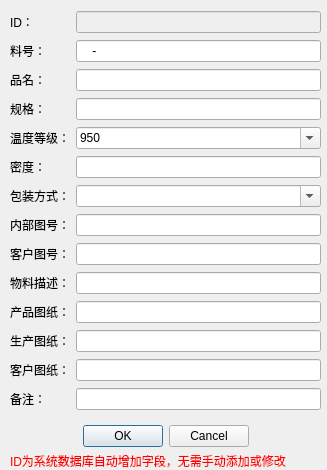
<?xml version="1.0" encoding="UTF-8"?>
<ui version="4.0">
 <class>Dialog</class>
 <widget class="QDialog" name="Dialog">
  <property name="geometry">
   <rect>
    <x>0</x>
    <y>0</y>
    <width>327</width>
    <height>470</height>
   </rect>
  </property>
  <property name="minimumSize">
   <size>
    <width>327</width>
    <height>334</height>
   </size>
  </property>
  <property name="maximumSize">
   <size>
    <width>327</width>
    <height>470</height>
   </size>
  </property>
  <property name="windowTitle">
   <string>图号编辑</string>
  </property>
  <widget class="QDialogButtonBox" name="buttonBox">
   <property name="geometry">
    <rect>
     <x>10</x>
     <y>420</y>
     <width>311</width>
     <height>32</height>
    </rect>
   </property>
   <property name="orientation">
    <enum>Qt::Horizontal</enum>
   </property>
   <property name="standardButtons">
    <set>QDialogButtonBox::Cancel|QDialogButtonBox::Ok</set>
   </property>
   <property name="centerButtons">
    <bool>true</bool>
   </property>
  </widget>
  <widget class="QLabel" name="label_8">
   <property name="geometry">
    <rect>
     <x>10</x>
     <y>450</y>
     <width>301</width>
     <height>21</height>
    </rect>
   </property>
   <property name="styleSheet">
    <string notr="true">color: rgb(255, 0, 0);</string>
   </property>
   <property name="text">
    <string>ID为系统数据库自动增加字段，无需手动添加或修改</string>
   </property>
  </widget>
  <widget class="QWidget" name="layoutWidget">
   <property name="geometry">
    <rect>
     <x>10</x>
     <y>10</y>
     <width>311</width>
     <height>411</height>
    </rect>
   </property>
   <layout class="QGridLayout" name="gridLayout">
    <item row="0" column="0">
     <widget class="QLabel" name="label">
      <property name="text">
       <string>ID：</string>
      </property>
     </widget>
    </item>
    <item row="0" column="1">
     <widget class="QLineEdit" name="lineEdit">
      <property name="enabled">
       <bool>false</bool>
      </property>
      <property name="inputMask">
       <string/>
      </property>
      <property name="text">
       <string/>
      </property>
      <property name="maxLength">
       <number>32767</number>
      </property>
     </widget>
    </item>
    <item row="1" column="0">
     <widget class="QLabel" name="label_2">
      <property name="text">
       <string>料号：</string>
      </property>
     </widget>
    </item>
    <item row="1" column="1">
     <widget class="QLineEdit" name="lineEdit_2">
      <property name="inputMask">
       <string>####-######</string>
      </property>
      <property name="maxLength">
       <number>11</number>
      </property>
     </widget>
    </item>
    <item row="2" column="0">
     <widget class="QLabel" name="label_3">
      <property name="text">
       <string>品名：</string>
      </property>
     </widget>
    </item>
    <item row="2" column="1">
     <widget class="QLineEdit" name="lineEdit_3"/>
    </item>
    <item row="3" column="0">
     <widget class="QLabel" name="label_4">
      <property name="text">
       <string>规格：</string>
      </property>
     </widget>
    </item>
    <item row="3" column="1">
     <widget class="QLineEdit" name="lineEdit_4"/>
    </item>
    <item row="4" column="0">
     <widget class="QLabel" name="label_12">
      <property name="text">
       <string>温度等级：</string>
      </property>
     </widget>
    </item>
    <item row="4" column="1">
     <widget class="QComboBox" name="comboBox">
      <property name="editable">
       <bool>true</bool>
      </property>
      <item>
       <property name="text">
        <string>950</string>
       </property>
      </item>
      <item>
       <property name="text">
        <string>850</string>
       </property>
      </item>
      <item>
       <property name="text">
        <string>1050</string>
       </property>
      </item>
      <item>
       <property name="text">
        <string>1150</string>
       </property>
      </item>
      <item>
       <property name="text">
        <string>常温</string>
       </property>
      </item>
      <item>
       <property name="text">
        <string>无</string>
       </property>
      </item>
     </widget>
    </item>
    <item row="5" column="0">
     <widget class="QLabel" name="label_13">
      <property name="text">
       <string>密度：</string>
      </property>
     </widget>
    </item>
    <item row="5" column="1">
     <widget class="QLineEdit" name="lineEdit_6"/>
    </item>
    <item row="6" column="0">
     <widget class="QLabel" name="label_14">
      <property name="text">
       <string>包装方式：</string>
      </property>
     </widget>
    </item>
    <item row="6" column="1">
     <widget class="QComboBox" name="comboBox_2">
      <property name="editable">
       <bool>true</bool>
      </property>
     </widget>
    </item>
    <item row="7" column="0">
     <widget class="QLabel" name="label_5">
      <property name="text">
       <string>内部图号：</string>
      </property>
     </widget>
    </item>
    <item row="7" column="1">
     <widget class="QLineEdit" name="lineEdit_8">
      <property name="inputMask">
       <string/>
      </property>
     </widget>
    </item>
    <item row="8" column="0">
     <widget class="QLabel" name="label_6">
      <property name="text">
       <string>客户图号：</string>
      </property>
     </widget>
    </item>
    <item row="8" column="1">
     <widget class="QLineEdit" name="lineEdit_9"/>
    </item>
    <item row="9" column="0">
     <widget class="QLabel" name="label_15">
      <property name="text">
       <string>物料描述：</string>
      </property>
     </widget>
    </item>
    <item row="9" column="1">
     <widget class="QLineEdit" name="lineEdit_10">
      <property name="text">
       <string/>
      </property>
     </widget>
    </item>
    <item row="10" column="0">
     <widget class="QLabel" name="label_11">
      <property name="text">
       <string>产品图纸：</string>
      </property>
     </widget>
    </item>
    <item row="10" column="1">
     <widget class="QLineEdit" name="lineEdit_11"/>
    </item>
    <item row="11" column="0">
     <widget class="QLabel" name="label_9">
      <property name="text">
       <string>生产图纸：</string>
      </property>
     </widget>
    </item>
    <item row="11" column="1">
     <widget class="QLineEdit" name="lineEdit_12">
      <property name="acceptDrops">
       <bool>true</bool>
      </property>
      <property name="inputMask">
       <string/>
      </property>
     </widget>
    </item>
    <item row="12" column="0">
     <widget class="QLabel" name="label_10">
      <property name="text">
       <string>客户图纸：</string>
      </property>
     </widget>
    </item>
    <item row="12" column="1">
     <widget class="QLineEdit" name="lineEdit_13">
      <property name="acceptDrops">
       <bool>true</bool>
      </property>
     </widget>
    </item>
    <item row="13" column="0">
     <widget class="QLabel" name="label_7">
      <property name="text">
       <string>备注：</string>
      </property>
     </widget>
    </item>
    <item row="13" column="1">
     <widget class="QLineEdit" name="lineEdit_14"/>
    </item>
   </layout>
  </widget>
 </widget>
 <tabstops>
  <tabstop>lineEdit</tabstop>
  <tabstop>lineEdit_2</tabstop>
  <tabstop>lineEdit_3</tabstop>
  <tabstop>lineEdit_4</tabstop>
  <tabstop>comboBox</tabstop>
  <tabstop>lineEdit_6</tabstop>
  <tabstop>comboBox_2</tabstop>
  <tabstop>lineEdit_8</tabstop>
  <tabstop>lineEdit_9</tabstop>
  <tabstop>lineEdit_10</tabstop>
  <tabstop>lineEdit_11</tabstop>
  <tabstop>lineEdit_12</tabstop>
  <tabstop>lineEdit_13</tabstop>
  <tabstop>lineEdit_14</tabstop>
 </tabstops>
 <resources/>
 <connections>
  <connection>
   <sender>buttonBox</sender>
   <signal>accepted()</signal>
   <receiver>Dialog</receiver>
   <slot>accept()</slot>
   <hints>
    <hint type="sourcelabel">
     <x>248</x>
     <y>254</y>
    </hint>
    <hint type="destinationlabel">
     <x>157</x>
     <y>274</y>
    </hint>
   </hints>
  </connection>
  <connection>
   <sender>buttonBox</sender>
   <signal>rejected()</signal>
   <receiver>Dialog</receiver>
   <slot>reject()</slot>
   <hints>
    <hint type="sourcelabel">
     <x>316</x>
     <y>260</y>
    </hint>
    <hint type="destinationlabel">
     <x>286</x>
     <y>274</y>
    </hint>
   </hints>
  </connection>
 </connections>
</ui>
